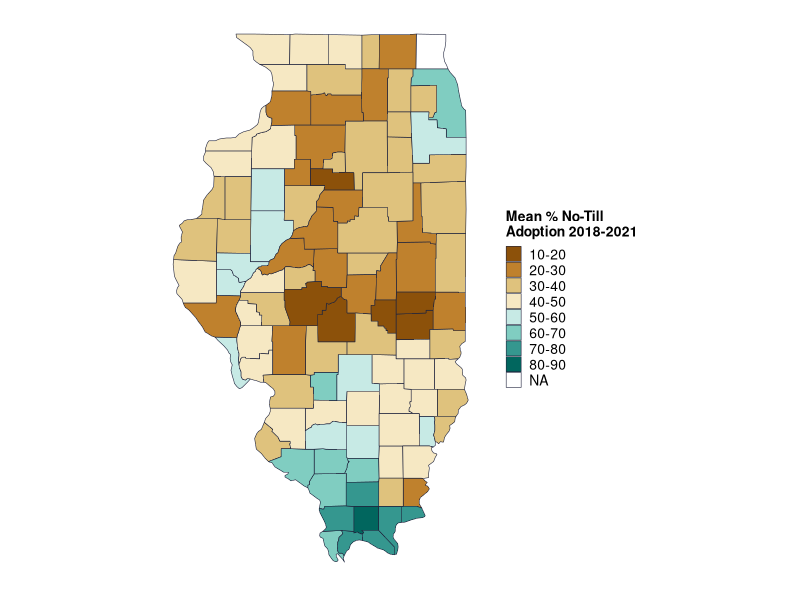
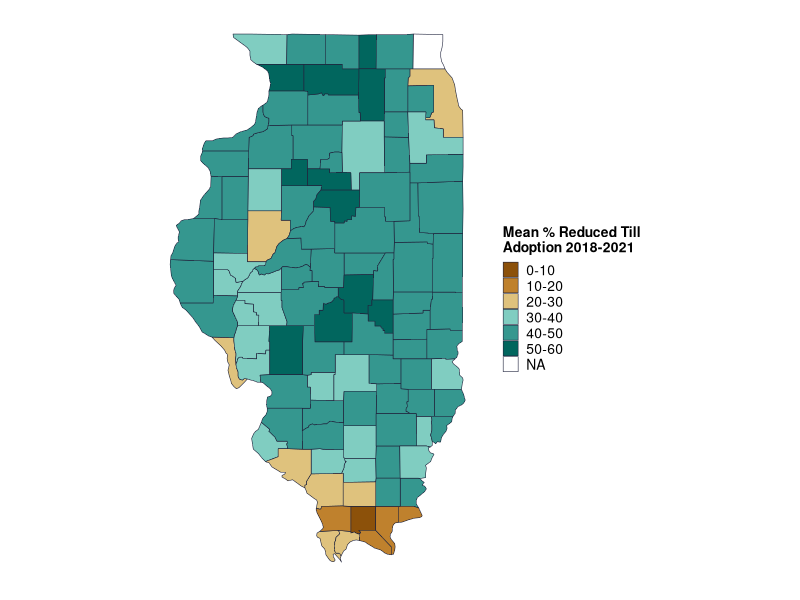
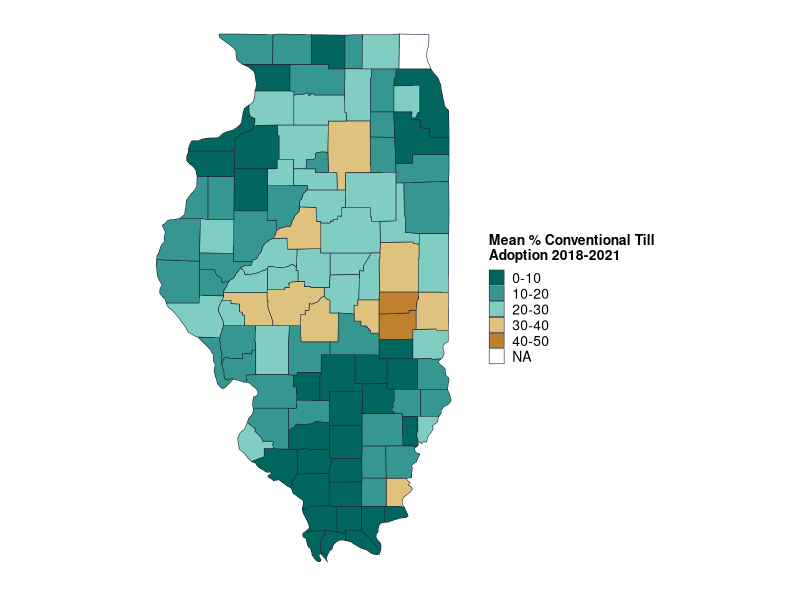
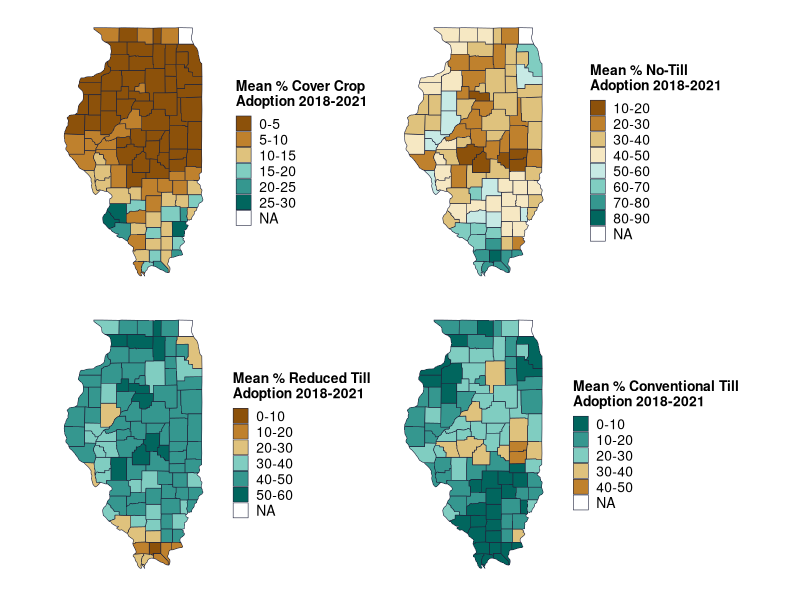
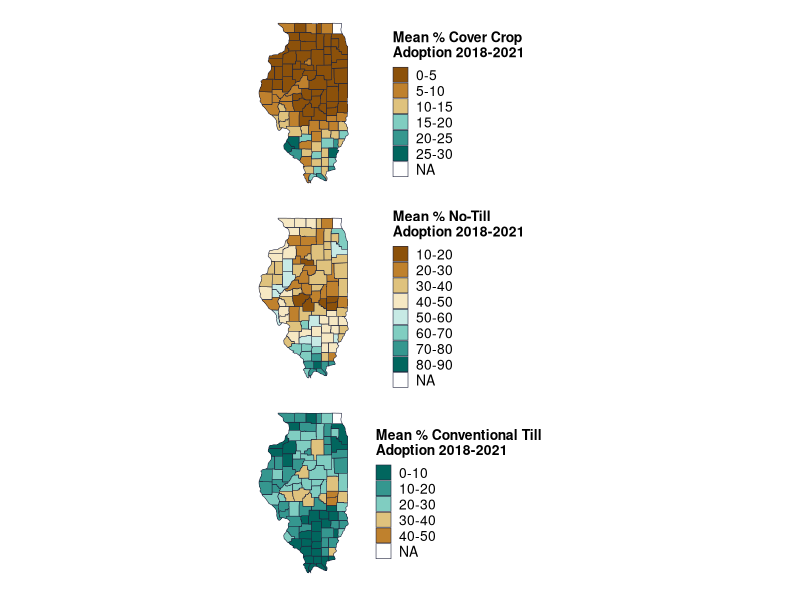
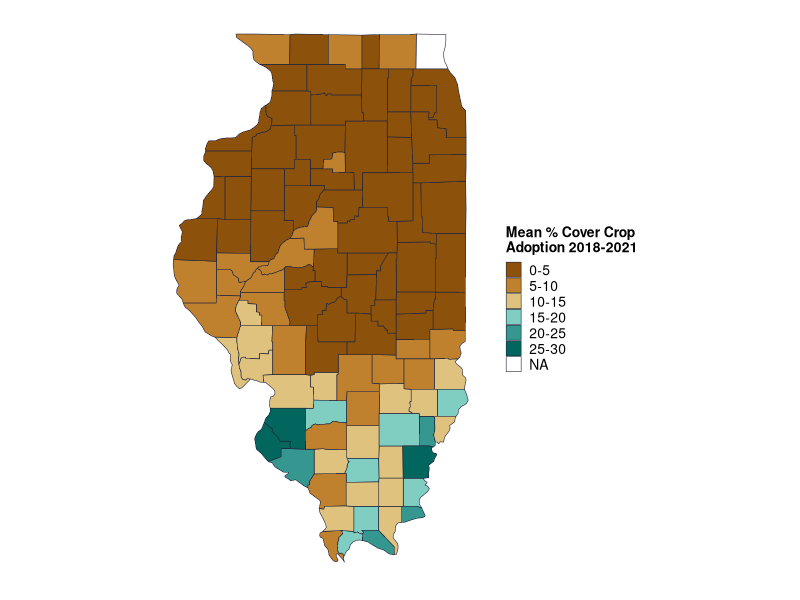
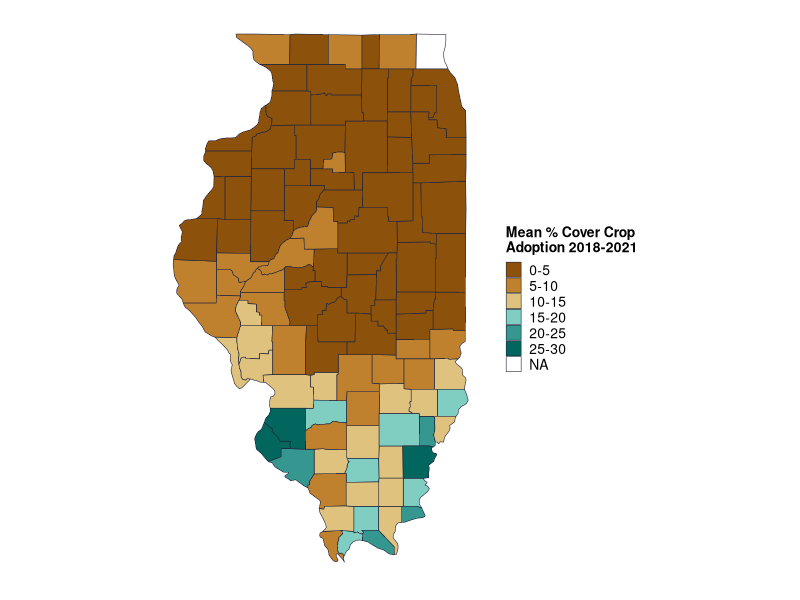
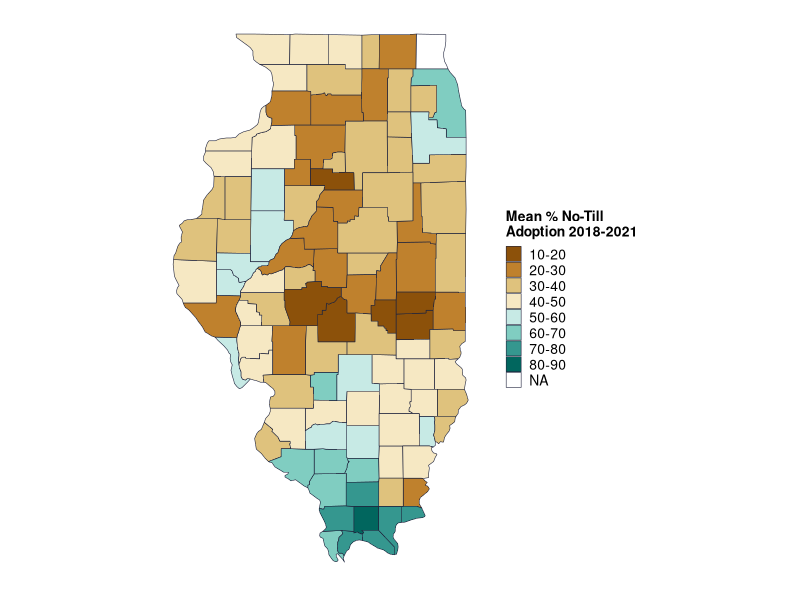

Recreate these plots in R, in order. (Note: this script raises an error after producing the figures.)
# This makes county heat maps for average % adoption 2018-2021 from OpTIS for 
# cover crops, no till, reduced till
# excludes counties whose harvested cropland acres in 2017 census is in the 
# lowest 10th percentile for the state and counties for which OpTIS evaluated
# < 50% of 2017 harvested cropland acres.See "OpTIS adoption rates IL.R" for details.
# 

library(tidyverse)
library(maps)
library(reshape2)
# install.packages("sf")
library(sf)
# library(gridExtra)  # for grid.arrange()
# install.packages("patchwork")
library(patchwork) # for plot_layout()

# based on https://stackoverflow.com/questions/51463037/plotting-a-heat-map-of-pennsylvania-counties-in-r

# load data created in "OpTIS adoption rates IL.R"
means_county <- read.csv("data/optis/means_county_il.csv")
# meansw <- dcast(means_county[,1:4], ...~variable, value.var = "mean.perc")

# unique(ill$subregion)
means_county <- means_county %>%
  arrange(county)
# unique(means_county$county) 

# get map data to match county names
means_county$county <- str_remove(means_county$county, " County")



# define colors for YlOrBr by Paul Tol https://personal.sron.nl/~pault/
# how many colors do we need? do they all work with 5?
# hist(means_county$mean.perc[means_county$variable %in% "perc_cc"]) # 0-30
# hist(means_county$mean.perc[means_county$variable %in% "perc_nt"]) # 10-80
# hist(means_county$mean.perc[means_county$variable %in% "perc_rt"]) # 15-55
# hist(means_county$mean.perc[means_county$variable %in% "perc_ct"]) # 0-50
# pal5 <- c("#ffffe5", "#fee391", "#fb9a29", "#cc4c02", "#662506", "#888888")
# pal6 <- c("#fee391", "#fec44f", "#fb9a29", "#ec7014", "#cc4c02", "#993404", "#888888")
# pal6b <- c(rev(pal6[1:6]), pal6[7])
# # scales::show_col(pal6b)
# pal7 <- c("#fff7bc", "#fee391", "#fec44f", "#fb9a29", "#ec7014", "#cc4c02", "#993404", "#888888")
# pal8 <- c("#fff7bc", "#fee391", "#fec44f", "#fb9a29", "#ec7014", "#cc4c02", "#993404", "#662506", "#888888")
# pal8b <- c(rev(pal8[1:8]), pal8[9])
pal6new <- c("#8c510a", "#bf812d", "#dfc27d", "#80cdc1", "#35978f", "#01665e")
pal5new <- c("#bf812d", "#dfc27d", "#80cdc1", "#35978f", "#01665e")
pal8new <- c("#8c510a", "#bf812d", "#dfc27d", "#f6e8c3","#c7eae5", "#80cdc1", "#35978f", "#01665e")


# divide percents into bins
# what's the max and min for each variable?
ranges <- do.call(data.frame, aggregate(means_county, mean.perc~variable, FUN=function (x) c(min=min(x), max=max(x))))
colnames(ranges)
# fn for rounding to the upper 5
round_any <- function(x, accuracy, f=round){f(x/accuracy)*accuracy}

ranges$min_bin <-round_any(ranges$mean.perc.min, 10, f=floor)
ranges$max_bin <-round_any(ranges$mean.perc.max, 10, f=ceiling)
ranges$bins <- c(5, 10, 10, 10)

means_county <- inner_join(means_county, ranges[,c(1,4:6)]) %>%
  mutate(binlo = round_any(mean.perc, bins, f=floor), 
         binhi = round_any(mean.perc, bins, f=ceiling),
         mybin = paste0(binlo, "-", binhi),
         bincheck = binhi-binlo # check to see if any bins are e.g., 18-18
  ) %>%
  arrange(variable, mean.perc)

# do any counties mybin = 0? (i.e. "18-18")
sum(means_county$bincheck==0) # should be 0

# cleanup
means_county <- means_county[,c(2,3,4,6,12)]

# add NA entries for each variable for the excluded counties so they fill gray in the maps

# Cook, DuPage, Hardin, Johnson, Pope, Jo Daviess, Union
county2 <- c("Cook", "DuPage", "Hardin", "Johnson", "Pope", "Jo Daviess", "Union", "Lake")
variable2 <- c(unique(means_county$variable))
variable3 <- rep(variable2, length(county2))
county2 <- sort(rep(county2, length(variable2))) 

dat_na <- data.frame(county=county2, variable=variable3)

means_county <- full_join(means_county, dat_na)

means_county$mybin <- ordered(means_county$mybin, levels=unique(means_county$mybin))

# get county spatial data
ill <- map_data("county", "Illinois", proj="mercator")

# get ready to join with means_county data
ill$subregion <- str_to_title(ill$subregion)
ill$subregion <- ifelse(ill$subregion %in% "De Kalb", "DeKalb", 
                        ifelse(ill$subregion %in% "De Witt", "DeWitt", 
                               ifelse(ill$subregion %in% "Du Page", "DuPage", 
                                      ifelse(ill$subregion %in% "La Salle", "LaSalle",
                                             ifelse(ill$subregion %in% "Mcdonough", "McDonough",
                                                    ifelse(ill$subregion %in% "Mchenry", "McHenry",
                                                           ifelse(ill$subregion %in% "Mclean", "McLean",
                                                                  ifelse(ill$subregion %in% "St Clair", "St. Clair", 
                                                                         ill$subregion))))))))



# join rates with spatial data:
ill <- left_join(ill, means_county, join_by(subregion==county), relationship="many-to-many")

rm(dat_na)


# make a map
# illsf <- st_as_sf(ill, coords=c("long", "lat"), crs=4326)


ditch_the_axes <- theme(
  axis.text = element_blank(),
  axis.line = element_blank(),
  axis.ticks = element_blank(),
  panel.border = element_blank(),
  panel.grid = element_blank(),
  axis.title = element_blank()
)



windows(xpinch=200, ypinch=200, width=5, height=5)

# plot for cover crops
pcc <- ggplot() +
  geom_polygon(data=ill[ill$variable %in% "perc_cc",],
               mapping=aes(x=long, y=lat, fill=mybin, group=subregion),
               color="#20243d", linewidth=0.2) +
 coord_sf(default_crs = sf::st_crs(4326)) +  # , # read x and y as latitude and longitude
  #          xlim = c(-92, -87), ylim=c(36.5, 43)) +
  scale_fill_manual(values=pal6new,
                    na.value = "white",
                    name= "Mean % Cover Crop\nAdoption 2018-2021") +
  scale_color_manual(values=NA) +
  theme_bw() +
  ditch_the_axes +
  theme(legend.title=element_text(size=10, face="bold"),
        legend.text=element_text(size=10),
        legend.key.size=unit(0.4, "cm"))

pcc

ggsave("plots/maps/county_heatmap_ILcc.png")





# plot for no-till
pnt <- ggplot() +
  geom_polygon(data=ill[ill$variable %in% "perc_nt",],
               mapping=aes(x=long, y=lat, fill=mybin, group=subregion),
               color="#20243d", linewidth=0.2) +
  coord_sf(default_crs = sf::st_crs(4326)) +  # , # read x and y as latitude and longitude
  #          xlim = c(-92, -87), ylim=c(36.5, 43)) +
  scale_fill_manual(values=pal8new,
                    na.value = "white",
                    name= "Mean % No-Till\nAdoption 2018-2021") +
  scale_color_manual(values=NA) +
  theme_bw() +
  ditch_the_axes +
  theme(legend.title=element_text(size=10, face="bold"),
        legend.text=element_text(size=10),
        legend.key.size=unit(0.4, "cm"))

pnt

ggsave("plots/maps/county_heatmap_ILnt.png")




# plot for reduced-till
prt <- ggplot() +
  geom_polygon(data=ill[ill$variable %in% "perc_rt",],
               mapping=aes(x=long, y=lat, fill=mybin, group=subregion),
               color="#20243d", linewidth=0.2) +
  coord_sf(default_crs = sf::st_crs(4326)) +  # , # read x and y as latitude and longitude
  #          xlim = c(-92, -87), ylim=c(36.5, 43)) +
  scale_fill_manual(values=pal6new,
                    na.value = "white",
                    name= "Mean % Reduced Till\nAdoption 2018-2021") +
  scale_color_manual(values=NA) +
  theme_bw() +
  ditch_the_axes +
  theme(legend.title=element_text(size=10, face="bold"),
        legend.text=element_text(size=10),
        legend.key.size=unit(0.4, "cm"))

prt

ggsave("plots/maps/county_heatmap_ILrt.png")



# plot for conventional-till
pct <- ggplot() +
  geom_polygon(data=ill[ill$variable %in% "perc_ct",],
               mapping=aes(x=long, y=lat, fill=mybin, group=subregion),
               color="#20243d",linewidth=0.2) +
  coord_sf(default_crs = sf::st_crs(4326)) +  # , # read x and y as latitude and longitude
  #          xlim = c(-92, -87), ylim=c(36.5, 43)) +
  scale_fill_manual(values=rev(pal5new),
                    na.value = "white",
                    name= "Mean % Conventional Till\nAdoption 2018-2021")+
  scale_color_manual(values=NA) +
  theme_bw() +
  ditch_the_axes +
  theme(legend.title=element_text(size=10, face="bold"),
        legend.text=element_text(size=10),
        legend.key.size=unit(0.4, "cm"))


pct

ggsave("plots/maps/county_heatmap_ILct.png")



# plot all 4 plots at once

# grid.arrange(pcc, pnt, prt, pct, nrow=2) # plot sizes vary because legend titles are different widths

pcc + pnt + prt + pct + plot_layout(ncol=2)
ggsave("plots/maps/county_heatmap_ILall4.png", width=6.5, height=6.5, units="in")

pcc + pnt + pct + plot_layout(ncol=1)
ggsave("plots/maps/county_heatmap_ILCC,CT,NTonly.png", width=3.25, height=6.5, units="in")


# INCOMPLETE
# add rivers (following https://milospopovic.net/map-rivers-with-sf-and-ggplot2-in-r/)

filenames <- list.files("data/gis/NHD_H_Illinois_State_Shape_NAD83/Shape", pattern="*.shp", full.names=T)
## left off here trying to understand which file to use
## check out https://pubs.er.usgs.gov/publication/ofr20191096
## might also search for mapping NHD in R 

riv_list <- lapply(filenames, st_read)  
il_riv <- riv_list[[1]] |>
  sf::st_cast("MULTILINESTRING")

il_map + 
  ggplot() +
  geom_sf(data=il_riv, aes(x=geometry$X, y=geometry$Y), color="midnightblue", lwd=1) +
  coord_sf(default_crs = sf::st_crs(4326))
